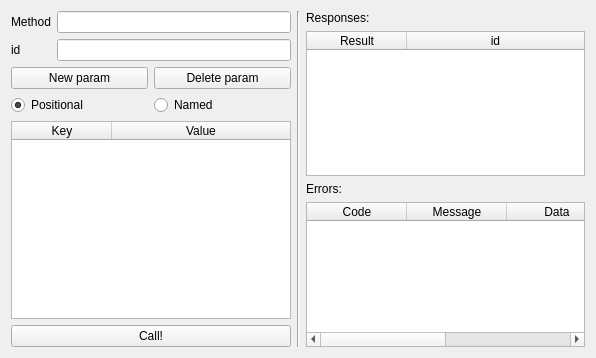
<?xml version="1.0" encoding="UTF-8"?>
<ui version="4.0">
 <class>MainWindow</class>
 <widget class="QMainWindow" name="MainWindow">
  <property name="geometry">
   <rect>
    <x>0</x>
    <y>0</y>
    <width>596</width>
    <height>358</height>
   </rect>
  </property>
  <property name="windowTitle">
   <string>JSON-RPC 2.0 over HTTP tester</string>
  </property>
  <widget class="QWidget" name="centralWidget">
   <layout class="QHBoxLayout" name="horizontalLayout_3">
    <item>
     <layout class="QVBoxLayout" name="verticalLayout">
      <item>
       <layout class="QFormLayout" name="formLayout">
        <item row="0" column="0">
         <widget class="QLabel" name="methodLabel">
          <property name="text">
           <string>Method</string>
          </property>
         </widget>
        </item>
        <item row="1" column="0">
         <widget class="QLabel" name="idLabel">
          <property name="text">
           <string>id</string>
          </property>
         </widget>
        </item>
        <item row="0" column="1">
         <widget class="QLineEdit" name="methodLineEdit"/>
        </item>
        <item row="1" column="1">
         <widget class="QLineEdit" name="idLineEdit"/>
        </item>
       </layout>
      </item>
      <item>
       <layout class="QHBoxLayout" name="horizontalLayout">
        <item>
         <widget class="QPushButton" name="newButton">
          <property name="text">
           <string>New param</string>
          </property>
         </widget>
        </item>
        <item>
         <widget class="QPushButton" name="deleteButton">
          <property name="text">
           <string>Delete param</string>
          </property>
         </widget>
        </item>
       </layout>
      </item>
      <item>
       <layout class="QHBoxLayout" name="horizontalLayout_2">
        <item>
         <widget class="QRadioButton" name="positionalRadioButton">
          <property name="text">
           <string>Positional</string>
          </property>
          <property name="checked">
           <bool>true</bool>
          </property>
         </widget>
        </item>
        <item>
         <widget class="QRadioButton" name="namedRadioButton">
          <property name="text">
           <string>Named</string>
          </property>
         </widget>
        </item>
       </layout>
      </item>
      <item>
       <widget class="QTableWidget" name="paramsTableWidget">
        <property name="selectionBehavior">
         <enum>QAbstractItemView::SelectRows</enum>
        </property>
        <attribute name="horizontalHeaderShowSortIndicator" stdset="0">
         <bool>false</bool>
        </attribute>
        <attribute name="horizontalHeaderStretchLastSection">
         <bool>true</bool>
        </attribute>
        <column>
         <property name="text">
          <string>Key</string>
         </property>
        </column>
        <column>
         <property name="text">
          <string>Value</string>
         </property>
        </column>
       </widget>
      </item>
      <item>
       <widget class="QPushButton" name="callButton">
        <property name="text">
         <string>Call!</string>
        </property>
       </widget>
      </item>
     </layout>
    </item>
    <item>
     <widget class="Line" name="line">
      <property name="orientation">
       <enum>Qt::Vertical</enum>
      </property>
     </widget>
    </item>
    <item>
     <layout class="QVBoxLayout" name="verticalLayout_2">
      <item>
       <widget class="QLabel" name="responsesLabel">
        <property name="text">
         <string>Responses:</string>
        </property>
       </widget>
      </item>
      <item>
       <widget class="QTableWidget" name="responsesTableWidget">
        <attribute name="horizontalHeaderShowSortIndicator" stdset="0">
         <bool>false</bool>
        </attribute>
        <attribute name="horizontalHeaderStretchLastSection">
         <bool>true</bool>
        </attribute>
        <column>
         <property name="text">
          <string>Result</string>
         </property>
        </column>
        <column>
         <property name="text">
          <string>id</string>
         </property>
        </column>
       </widget>
      </item>
      <item>
       <widget class="QLabel" name="errorsLabel">
        <property name="text">
         <string>Errors:</string>
        </property>
       </widget>
      </item>
      <item>
       <widget class="QTableWidget" name="errorsTableWidget">
        <attribute name="horizontalHeaderStretchLastSection">
         <bool>true</bool>
        </attribute>
        <column>
         <property name="text">
          <string>Code</string>
         </property>
        </column>
        <column>
         <property name="text">
          <string>Message</string>
         </property>
        </column>
        <column>
         <property name="text">
          <string>Data</string>
         </property>
        </column>
        <column>
         <property name="text">
          <string>id</string>
         </property>
        </column>
       </widget>
      </item>
     </layout>
    </item>
   </layout>
  </widget>
 </widget>
 <layoutdefault spacing="6" margin="11"/>
 <resources/>
 <connections/>
</ui>
